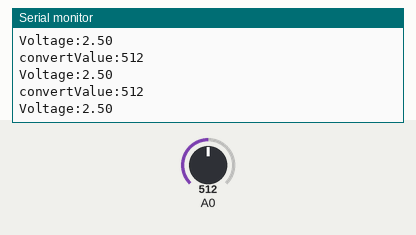
This sketch was run on a simulated Arduino Uno, built with avr-gcc and run on an emulated ATmega328P. Parts: the last lines printed to the serial monitor. Inputs (shaded band) come from the test bench; at power-on: A0 = 512.

Above: at 1.3 s.
1.4 s: A0 set to 716
At 1.82 s:
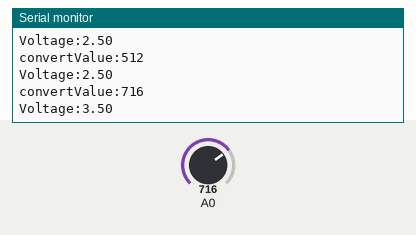
2.9 s: A0 set to 900
At 3.32 s:
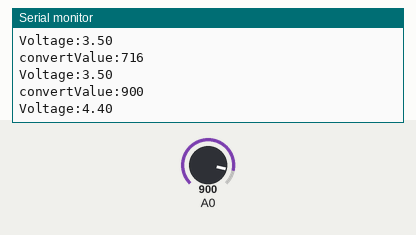
Timing chart, 0 to 5.9 s (numbered marks = the images above; inputs shaded):
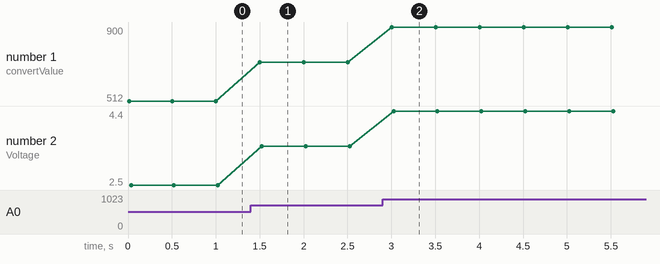

Measured:
- after the input at 1.4 s, the serial monitor: prints a new line after 0.10 s (image 1)
- after the input at 2.9 s, the serial monitor: prints a new line after 0.11 s (image 2)
- plotted number 1: 512 → 716 after the input at 1.4 s, 716 → 900 after the input at 2.9 s
- plotted number 2: 2.5 → 3.5 after the input at 1.4 s, 3.5 → 4.4 after the input at 2.9 s

The sketch:

Sketch_7.1.1_ADC.ino
```cpp
/*
  Sketch 7.1.1
  ADC

  modified 2016/5/13
  by http://www.freenove.com
*/

int adcValue;     // Define a variable to save ADC value
float voltage;    // Define a variable to save the calculated voltage value

void setup() {
  Serial.begin(9600);      // Initialize the serial port and set the baud rate to 9600
  Serial.println("UNO is ready!");    // Print the string "UNO is ready!"
}

void loop() {
  adcValue = analogRead(A0);          // Convert analog of A0 port to digital
  voltage = adcValue * (5.0 / 1023.0);// Calculate voltage according to digital
  // Send the result to computer through serial
  Serial.print("convertValue:");
  Serial.println(adcValue);
  Serial.print("Voltage:");
  Serial.println(voltage);
  delay(500);
}
```
